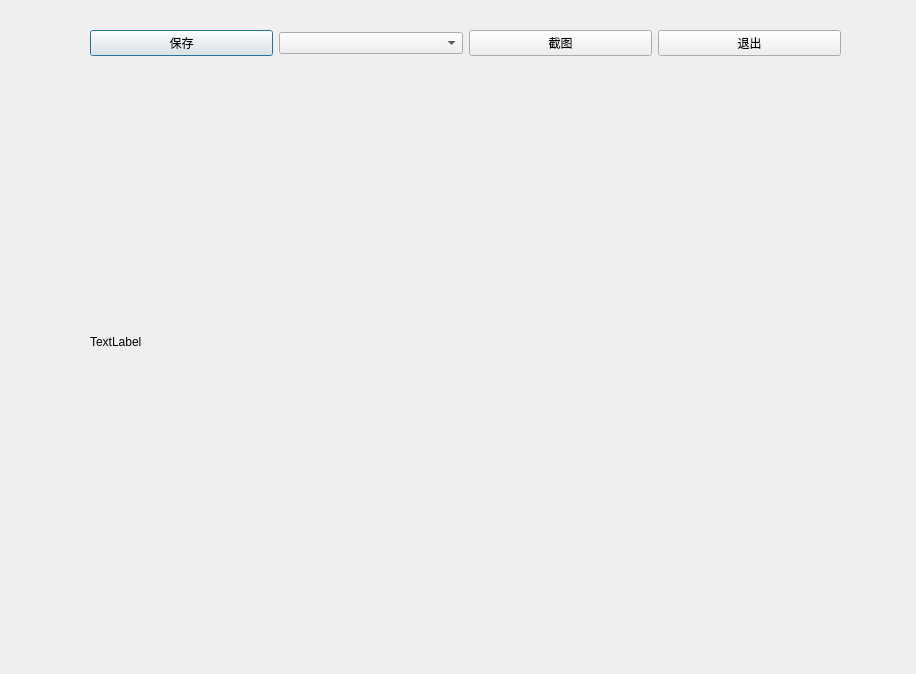
<?xml version="1.0" encoding="UTF-8"?>
<ui version="4.0">
 <class>FaceRec</class>
 <widget class="QDialog" name="FaceRec">
  <property name="geometry">
   <rect>
    <x>0</x>
    <y>0</y>
    <width>916</width>
    <height>674</height>
   </rect>
  </property>
  <property name="windowTitle">
   <string>Dialog</string>
  </property>
  <widget class="QWidget" name="verticalLayoutWidget">
   <property name="geometry">
    <rect>
     <x>90</x>
     <y>30</y>
     <width>751</width>
     <height>591</height>
    </rect>
   </property>
   <layout class="QVBoxLayout" name="v_layout">
    <item>
     <layout class="QHBoxLayout" name="h_layout">
      <item>
       <widget class="QPushButton" name="saveButton">
        <property name="text">
         <string>保存</string>
        </property>
       </widget>
      </item>
      <item>
       <widget class="QComboBox" name="cameraType"/>
      </item>
      <item>
       <widget class="QPushButton" name="pushButton">
        <property name="text">
         <string>截图</string>
        </property>
       </widget>
      </item>
      <item>
       <widget class="QPushButton" name="ExitButton">
        <property name="text">
         <string>退出</string>
        </property>
       </widget>
      </item>
     </layout>
    </item>
    <item>
     <widget class="QLabel" name="label">
      <property name="text">
       <string>TextLabel</string>
      </property>
     </widget>
    </item>
   </layout>
  </widget>
 </widget>
 <resources/>
 <connections/>
</ui>
